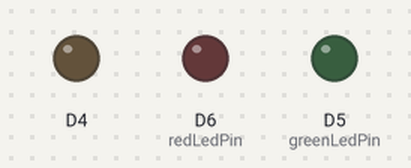
The sketch below on a simulated ESP8266 (Wemos D1 mini). On the bench: output pins drawn as LEDs (lit = HIGH). WiFi joins after 1.5 s; servers stay silent unless stated; uploads are accepted with an empty reply; what the sketch prints to the serial monitor is not drawn.

Above: at 0.0 s.
At 3.9 s:
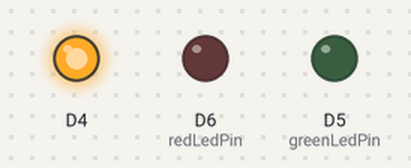
Timing chart, 0 to 5.4 s (numbered marks = the images above):
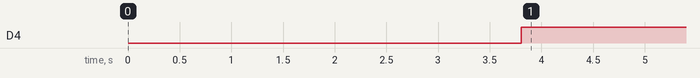

The sketch:

weMos_code.ino
```cpp
//Crypt0Mania code by Calebfergie

/* thanks to ESP docs: fingerprint from github, wemos vid guy: http://educ8s.tv/arduino-esp8266-tutorial-first-look-at-the-wemos-d1-arduino-compatible-esp8266-wifi-board/, arduino examples: millis & MAC address*/

#include <ESP8266WiFi.h> //include wifi library

const int greenLedPin = D5; // the pin that the red LED is attached to
const int redLedPin = D6; // the pin that the green LED is attached to

//API and PWM variables
float API_val; //percentage value from website
float API_val_1000; //scaled up for int mapping to pwm
float percent_contraint = 4.0;
float API_val_constrain; //constrained between 0 and 4 or -4%
float pwmVal;
float modVal;
float multiplier;

//Timer Variables
float counter = 1;
long prior_millis = 0;
long interval = 20000;
unsigned long millis_t;

//Web variables

//Redacted wifi info
const char* ssid = "yourNeworkName";
const char* password = "UrNtwrkP55word";

const char* host = "api.coinmarketcap.com"; // remote server we will connect to
const char* fingerprint = "EF 9D 44 BA 1A 91 4C 42 06 B1 6A 25 71 26 58 61 BA DA FA B9"; // fingerprint of certificate as per website

WiFiClientSecure client;

//text parsing variables
String result, condensedResult;
String startingVal = "percent_change_1h";
int startingPoint, endingPoint;

void setup() {
 Serial.begin(115200); // initialize serial communications
 pinMode(LED_BUILTIN, OUTPUT); // Initialize the LED_BUILTIN pin as an output so it can be turned off
 pinMode(greenLedPin, OUTPUT);
 pinMode(redLedPin, OUTPUT);
 delay(2000); //just wait a 2 secs
 connectToWifi();
 getAPIValues();
}

void loop() {
 unsigned long millis_t = millis(); //millis at the current time
 digitalWrite(LED_BUILTIN, HIGH); // on the WeMos this turns OFF the bright blue light on the board
 glowCrystal(); //illuminate and animate the crystal based on current api values
 if (millis_t - prior_millis > interval) { //every interval, do the following
 counter = 1; //reset the counter for the glow effect
 multiplier = (sin(counter) + 1) / 2.0; // redefine the multiplier value
 getAPIValues();
 //GET THE VALUES from the web - end value should be a pwmVal, a number between 0 and 1024
 prior_millis = millis_t;
 }
 consoleStats();
 counter = counter + 0.02; //bump up the counter for the multiplier
}

//function to see stats in the console
void consoleStats() {
 Serial.print("current time (seconds): ");
 Serial.print(millis_t / 1000);
 Serial.print(" | ");
 Serial.print("pwmVal: ");
 Serial.print(pwmVal);
 Serial.print(" | ");
 Serial.print("multiplier: ");
 Serial.print(multiplier);
 Serial.print(" | ");
 Serial.print("modVal: ");
 Serial.print(modVal);
 Serial.print(" | ");
 Serial.print("counter: ");
 Serial.println(counter);
}


void connectToWifi () {
 Serial.println();
 Serial.println();
 Serial.print("Connecting to ");
 Serial.println(ssid); //print status to console
 WiFi.begin(ssid, password); //log in to the network
 while (WiFi.status() != WL_CONNECTED) { //print waiting
 delay(500);
 Serial.print(".");
 }
 Serial.println("");
 Serial.println("\nWiFi connected"); //print success
 Serial.print("IP address: ");
 Serial.println(WiFi.localIP()); //print IP
 Serial.print("MAC address: ");
 Serial.println(WiFi.macAddress()); //print MAC address
}

void getAPIValues() //client function to send/receive GET request data. Mixed with another example from github
{
//Try to connect to the host
Serial.print("connecting to ");
Serial.println(host);
if (!client.connect(host, 443)) {
Serial.println("connection failed");
return;
}
//use a fingerprint to verify - not sure if this is necessary
if (client.verify(fingerprint, host)) {
Serial.println("certificate matches");
} else {
Serial.println("certificate doesn't match");
}
Serial.println("connected");
client.println("GET /v1/ticker/ethereum/ HTTP/1.1"); //GET request
client.println("Host: api.coinmarketcap.com");
client.println("Connection: close"); //close 1.1 persistent connection
client.println(); //end of get request
Serial.println("request sent"); // note to self

while (client.connected() && !client.available()) delay(1); //waits for data
while (client.connected() || client.available()) { //connected or data available
char c = client.read(); //gets byte from ethernet buffer
result = result + c;
deleteHttpHeader(); //thanks to wemos guy

}
startingPoint = result.indexOf(startingVal); //idenfity where our target data starts
condensedResult = result.substring(startingPoint + 21, startingPoint + 26); // get the characters needed (it is known to be 5)
API_val = condensedResult.toFloat(); // turn it into an float
Serial.print("Condensed Result (1 hour percentage change): ");
Serial.print(condensedResult);
Serial.print("| API_val: ");
Serial.println(API_val);
client.stop(); //stop client
}

//function used to delete header info from recieved data
void deleteHttpHeader()
{
 if (result.endsWith("Content-Type: text/plain"))
 {
 result = "";
 }

}

void glowCrystal() {
 multiplier = (sin(counter) + 1) / 2.0; // a sine wave value that goes between 0 and 1
 API_val_1000 = API_val*1000; // beef up the value for more precise mapping
 if (API_val_1000 > 0) { //if positive
 API_val_constrain = constrain(API_val_1000, 0, percent_contraint*1000); //constrain the value to the top percentage
 pwmVal = map(API_val_constrain, 0, percent_contraint*1000, 0, 1024);//map the value to a pwm with max of 1024 (wemos)
 modVal = pwmVal * multiplier; //modify the value to pulse via a sine wave
 analogWrite(redLedPin, 0); // keep the red LED off
 analogWrite(greenLedPin, modVal); //light up the green LED based on the value
 } else { // if negative
 API_val_constrain = constrain(API_val_1000, -1* percent_contraint*1000, 0);
 pwmVal = map(API_val_constrain, 0, -1*percent_contraint*1000, 0, 1024);
 modVal = pwmVal * multiplier;
 analogWrite(greenLedPin, 0); // keep the green LED off
 analogWrite(redLedPin, modVal); //light up the red LED based on the value
 }
}
```

Measured:
- by itself, D4: LOW → HIGH at 3.8 s
